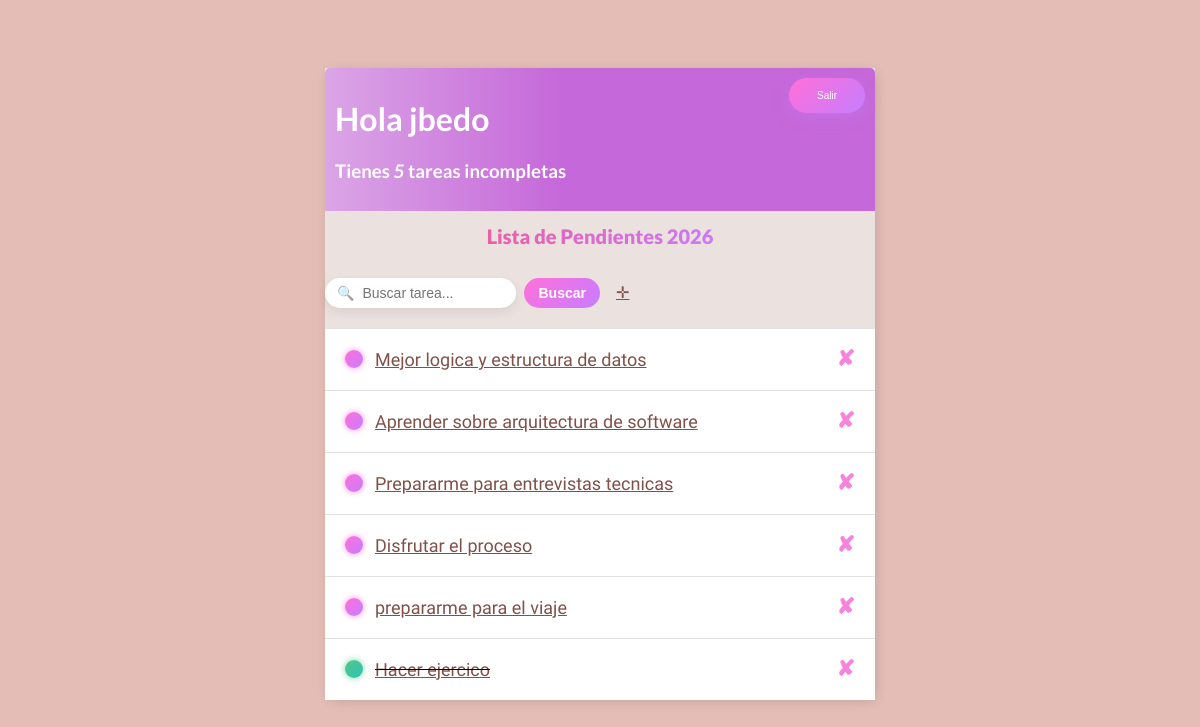
The app's page / (signed in) with its own data.
### base/models.py (models this page shows)
class Tarea(models.Model):  # buena práctica: CamelCase
    usuario = models.ForeignKey(
        User,
        on_delete=models.CASCADE,
        null=True,
        blank=True
    )
    titulo = models.CharField(max_length=200)
    descripcion = models.TextField(null=True, blank=True)
    completo = models.BooleanField(default=False)
    creado = models.DateTimeField(auto_now_add=True)
    def __str__(self):
        return self.titulo
    class Meta:
        ordering = ['completo']

### base/views.py (the view)
# urls.py: urlpatterns = [path('',ListaPendientes.as_view(), name = 'tareas'),
class ListaPendientes(LoginRequiredMixin, ListView):
    model = Tarea
    template_name = 'base/lista.html'
    context_object_name = 'tareas'
    def get_context_data(self, **kwargs):
        context = super().get_context_data(**kwargs)
        context['tareas'] = context['tareas'].filter(usuario=self.request.user)
        context['count'] = context['tareas'].filter(completo=False).count()
        valor_buscado = self.request.GET.get('area-buscar', '')
        if valor_buscado:
            context['tareas'] = context['tareas'].filter(
                titulo__icontains=valor_buscado
            )
            context['valor-buscado'] = valor_buscado
        return context

### base/templates/base/tarea_list.html (shortened to what this page needs)
{% extends 'base/principal.html' %}
{% block content %}
<div class="barra-superior">
    <div>
        <h1>Hola {{ request.user }}</h1>
        <h3>
            Tienes <i>{{ count }}</i>
            tarea{{ count|pluralize }}
            incompleta{{ count|pluralize }}
        </h3>
    </div>
    {% if request.user.is_authenticated %}
        <form method="post" action="{% url 'logout' %}">
            <button class="boton" type="submit">Salir</button>
        </form>
    {% else %}
        <a href="{% url 'login' %}">Ingresar</a>
    {% endif %}
</div>
  <h1 class="titulo-principal brillo">Lista de Pendientes 2026</h1>
<div id="envoltorio-agregar-buscar">
    <form method="get" class="form-buscar">
        <div class="campo-buscar">
            <span class="icono-buscar">🔍</span>
            <input
                type="text"
                name="area-buscar"
                value="{{ valor_buscado }}"
                placeholder="Buscar tarea..."
            >
        </div>
        <button type="submit" class="btn-buscar">Buscar</button>
    </form>
    <a id="enlace-agregar" href="{% url 'crear-tarea' %}">
         &#x271B;
    </a>
</div>
<div class="envoltorio-items-tarea">
    {% for tarea in tareas %}
        <div class="envoltorio-tarea">
            {% if tarea.completo %}
                <div class="titulo-tarea">
                    <span class="icono-tarea-completa"></span>
                    <s>
                        <a href="{% url 'editar-tarea' tarea.id %}">
                            {{ tarea }}
                        </a>
                    </s>
                </div>
            {% else %}
                <div class="titulo-tarea">
                    <span class="icono-tarea-incompleta"></span>
                    <a href="{% url 'editar-tarea' tarea.id %}">
                        {{ tarea }}
                    </a>
                </div>
            {% endif %}
            <a class="enlace-eliminar" href="{% url 'eliminar-tarea' tarea.id %}">
                &#x2718;
            </a>
        </div>
    {% empty %}
        <p>No hay tareas pendientes</p>
    {% endfor %}
</div>
{% endblock %}

### base/templates/base/principal.html (shortened to what this page needs)
<!DOCTYPE html>
<html lang="es">
<head>
</head>
<body>
    <div class="container">
        {% block content %}
        {% endblock content %}
    </div>
</body>
</html>

### base/templates/base/principal.html (style rules this page uses)
body { background-color: #E3BDB6; font-family: 'Abel', sans-serif; padding-top: 60px; }
.container { max-width: 550px; margin: auto; background-color: #EBE1DF; -webkit-box-shadow: 2px 2px 13px -4px rgba(0,0,0,0.21); box-shadow: 2px 2px 13px -4px rgba(0,0,0,0.21); }
h1, h2, h3, h4, h5, h6 { font-family: 'Lato', sans-serif; }
a, p { color: #805149; ; }
.barra-superior { display: flex; justify-content: space-between; color : #ffffff; padding: 10px; border-radius: 5px 5px 0 0; background: linear-gradient(90deg, #DBA5E6 0%, #C568D9 43%, #C568D9 100%); }
.titulo-principal { font-size: 20px; font-weight: 800; text-align: center; margin-bottom: 30px; position: relative; }
.brillo { background: linear-gradient( 90deg, #ff4d6d, #c77dff, #4cc9f0, #ffd166, #ff4d6d ); background-size: 300%; -webkit-background-clip: text; -webkit-text-fill-color: transparent; animation: brillo-mover 3s infinite linear; }
.envoltorio-tarea { display: flex; align-items: center; justify-content: space-between; padding: 20px; background-color: #ffffff; border-top: 1px solid rgb(225,225,225); }
.titulo-tarea { display: flex; }
.titulo-tarea { display: flex; align-items: center; gap: 12px; font-size: 18px; }
.icono-tarea-completa, .icono-tarea-incompleta { height: 18px; width: 18px; border-radius: 50%; flex-shrink: 0; }
.icono-tarea-completa { background: linear-gradient(135deg, #52c788, #2ec4b6); box-shadow: 0 0 6px rgba(82, 199, 136, 0.8); }
.icono-tarea-incompleta { background: linear-gradient(135deg, #ff70d9, #c77dff); box-shadow: 0 0 6px rgba(255, 112, 217, 0.8); }
.enlace-eliminar { text-decoration: none; font-weight: 900; color: #f584dc; font-size: 22px; line-height: 0; }
#envoltorio-agregar-buscar { display: flex; align-items: center; gap: 16px; margin: 20px 0; }
.form-buscar { display: flex; align-items: center; gap: 8px; }
.campo-buscar { display: flex; align-items: center; background: white; border-radius: 999px; padding: 6px 12px; box-shadow: 0 4px 12px rgba(0,0,0,0.08); }
.icono-buscar { margin-right: 6px; font-size: 14px; opacity: 0.6; }
.campo-buscar input { border: none; outline: none; font-size: 14px; width: 140px; }
.btn-buscar { background: linear-gradient(135deg, #ff70d9, #c77dff); color: white; border: none; padding: 7px 14px; border-radius: 999px; font-size: 14px; font-weight: bold; cursor: pointer; transition: transform 0.2s ease, box-shadow 0.2s ease; }
.boton { padding: 12px 28px; border: none; border-radius: 25px; background: linear-gradient(135deg, #ff6fd8, #c77dff); color: #ffffff; font-size: 10px; font-weight: 500; cursor: pointer; box-shadow: 0 5px 15px rgba(199, 125, 255, 0.35); transition: all 0.3s ease; }

### records on screen
Tarea: titulo "Mejor logica y estructura de datos"
Tarea: titulo "Aprender sobre arquitectura de software"
Tarea: titulo "Prepararme para entrevistas tecnicas"
Tarea: titulo "Disfrutar el proceso"
Tarea: titulo "prepararme para el viaje"
Tarea: titulo "Hacer ejercico"

### other values on screen
{{ request.user }} "jbedo"
{{ count }} "5"
